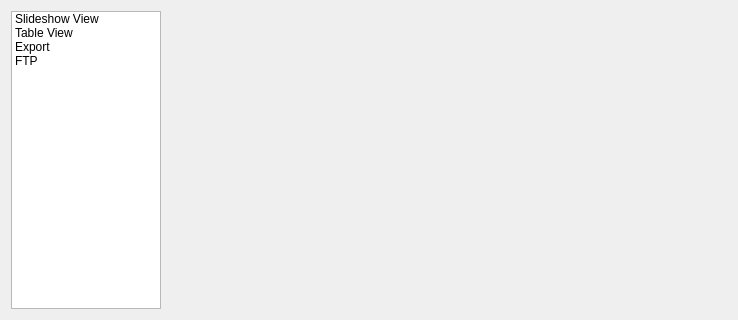
<?xml version="1.0" encoding="UTF-8"?>
<ui version="4.0">
 <class>Dialog</class>
 <widget class="QDialog" name="Dialog">
  <property name="geometry">
   <rect>
    <x>0</x>
    <y>0</y>
    <width>738</width>
    <height>320</height>
   </rect>
  </property>
  <property name="windowTitle">
   <string>Dialog</string>
  </property>
  <layout class="QGridLayout" name="gridLayout">
   <item row="0" column="0">
    <widget class="QListWidget" name="listWidget">
     <property name="maximumSize">
      <size>
       <width>150</width>
       <height>16777215</height>
      </size>
     </property>
     <item>
      <property name="text">
       <string>Slideshow View</string>
      </property>
     </item>
     <item>
      <property name="text">
       <string>Table View</string>
      </property>
     </item>
     <item>
      <property name="text">
       <string>Export</string>
      </property>
     </item>
     <item>
      <property name="text">
       <string>FTP</string>
      </property>
     </item>
    </widget>
   </item>
   <item row="0" column="1">
    <widget class="QStackedWidget" name="stackedWidget">
     <property name="currentIndex">
      <number>1</number>
     </property>
     <widget class="QWidget" name="page">
      <layout class="QGridLayout" name="gridLayout_2">
       <item row="0" column="1">
        <widget class="QGroupBox" name="groupBox_2">
         <property name="title">
          <string>GroupBox</string>
         </property>
        </widget>
       </item>
       <item row="0" column="0">
        <widget class="QGroupBox" name="groupBox">
         <property name="title">
          <string>Shortcuts</string>
         </property>
         <layout class="QGridLayout" name="gridLayout_3">
          <item row="0" column="1">
           <widget class="QLabel" name="label">
            <property name="text">
             <string>Kay Mapping</string>
            </property>
           </widget>
          </item>
          <item row="1" column="1">
           <widget class="QWidget" name="widget" native="true">
            <property name="maximumSize">
             <size>
              <width>120</width>
              <height>30</height>
             </size>
            </property>
           </widget>
          </item>
          <item row="0" column="0">
           <widget class="QListWidget" name="listWidget_2">
            <property name="maximumSize">
             <size>
              <width>200</width>
              <height>16777215</height>
             </size>
            </property>
           </widget>
          </item>
         </layout>
        </widget>
       </item>
      </layout>
     </widget>
     <widget class="QWidget" name="page_2"/>
    </widget>
   </item>
  </layout>
 </widget>
 <resources/>
 <connections/>
</ui>
